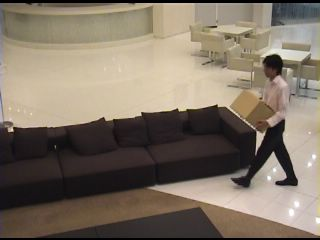
#> input picture sample/in000113.jpg, 320 x 240 px, found by its file name
$ python 2.0.py   (older library calls are emulated)
#> lines starting #> are read from the running program, lines starting #| are printed output that depends on the picture; after the words box and inside, x2 and y2 are one past the last pixel; in counts of white or black regions, pixels touching at a corner belong together
import cv2 as cv
import numpy as np
import imutils
import os
from PIL import Image
from PIL import ImageChops
from matplotlib import pyplot as plt

# 多次测试
image1 = cv.imread('./sample/in000113.jpg')
#> image1 is the input picture: shape (240, 320, 3); mean B, G, R 100.7, 115, 126.9
image1 = cv.resize(image1, (320, 320))
#> image1: shape (320, 320, 3)
# image1 = cv.cvtColor(image1, cv.COLOR_BGR2GRAY)
image2 = cv.imread('./sample/in000113_A.jpg')
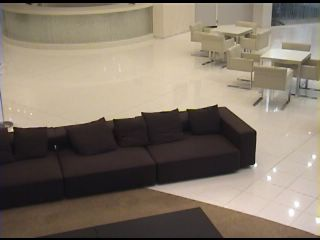
#> input picture sample/in000113_A.jpg, 320 x 240 px, found by its file name
#> image2 is the input picture: shape (240, 320, 3); mean B, G, R 105.4, 119.7, 131.5
image2 = cv.resize(image2, (320, 320))
#> image2: shape (320, 320, 3)

# image2 = cv.cvtColor(image2, cv.COLOR_BGR2GRAY)
[height, width, channels] = image1.shape
#> height = 320; width = 320; channels = 3
print(height, width)
#| 320 320
# image2 = cv.resize(image2, (457, 395))
image3 = cv.subtract(image2, image1)
# image3 = image3 - np.mean(image3)
image3[image3 < 0] = 0
# image3 = cv.cvtColor(image3, cv.COLOR_BGR2GRAY)
# cv.imshow("1", image3)
image3 = cv.cvtColor(image3, cv.COLOR_BGR2GRAY)
#> image3: shape (320, 320)
# cv.imshow("1.1", image3)


def colorDiff(img1, img2):
    b1, g1, r1 = cv.split(img1)
    b2, g2, r2 = cv.split(img2)

    diff1 = cv.absdiff(b1, b2)
    diff2 = cv.absdiff(g1, g2)
    diff3 = cv.absdiff(r1, r2)
    # 为凸显红蓝色差，计算第四个色差
    diff4 = cv.absdiff(b1 - r1, b2 - r2)
    # 各个色差加权求和
    res = diff1 * 0.33 + diff2 * 0.33 + diff3 * 0.33
    mean = np.mean(res)
    res_n = res - mean
    res_n[res_n < 0] = 0

    return res_n


# diff = colorDiff(image1, image2).astype(np.uint8)
# cv.imshow("2", diff)
# # diff = image3


def deEdge(img, xthresh=1.0, ythresh=1.0):
    """
    Remove/Blur edge
    :param img:
    :param xthresh: Can be adjusted
    :param ythresh: Can be adjusted
    :return:
    """
    import numpy as np
    import cv2 as cv

    edge1 = cv.Sobel(img, cv.CV_16S, 0, 1)
    edge1 = cv.convertScaleAbs(edge1)

    edge2 = cv.Sobel(img, cv.CV_16S, 1, 0)
    edge2 = cv.convertScaleAbs(edge2)

    deedgedImg = img.astype(np.float32) - edge1.astype(np.float)*xthresh - edge2.astype(np.float)*ythresh
    deedgedImg[deedgedImg < 0] = 0
    deedgedImg = deedgedImg.astype(np.uint8)

    return deedgedImg


# Remove little block
image1_thresh = deEdge(image1, xthresh=0.2, ythresh=0.2)
#> in deEdge, `edge2 = cv.Sobel(img, cv.CV_16S, 1, 0)`:
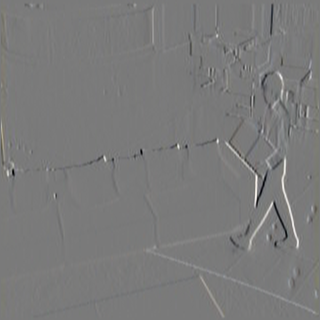
#> edge2: shape (320, 320, 3) int16; mean B, G, R 1.1, 1.9, 1.9; drawn with min black and max white
#> in deEdge, `deedgedImg[deedgedImg < 0] = 0`: deedgedImg: shape (320, 320, 3) float64; mean B, G, R 93.2, 107.6, 119.1
cv.imshow("Image 1 deEdge", image1_thresh)
image1_thresh = image1


kernel = cv.getStructuringElement(cv.MORPH_RECT, (3, 3))
image1_thresh = cv.morphologyEx(image1_thresh, cv.MORPH_OPEN, kernel, iterations=1)

cv.imshow("Image 1 morphology", image1_thresh)

size = int(height*0.014) + (int(height*0.014) - 1) % 2
#> size = 5
print("SIZE :", size)
#| SIZE : 5
image1_thresh = cv.GaussianBlur(image1_thresh, (size, size), 0)
cv.imshow("Image 1 gaussianBlur", image1_thresh)

image2_thresh = deEdge(image2, xthresh=0.2, ythresh=0.2)
#> call 2 of deEdge, with xthresh = 0.2, ythresh = 0.2
#> in deEdge (call 2), `deedgedImg[deedgedImg < 0] = 0`:
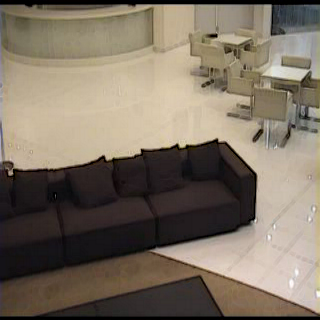
#> deedgedImg: shape (320, 320, 3) float64; mean B, G, R 98.6, 113.1, 124.5
cv.imshow("Image 2 deEdge", image2_thresh)
image2_thresh = image2

image2_thresh = cv.morphologyEx(image2_thresh, cv.MORPH_OPEN, kernel, iterations=1)

cv.imshow("Image 2 morphology", image2_thresh)

image2_thresh = cv.GaussianBlur(image2_thresh, (size, size), 0)
cv.imshow("Image 2 gaussianBlur", image2_thresh)


diff = colorDiff(image1_thresh, image2_thresh)
#> in colorDiff, `b2, g2, r2 = cv.split(img2)`:
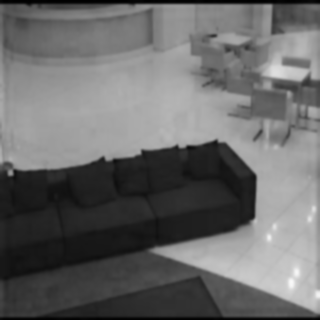
#> b2: shape (320, 320); min 0, max 248, mean 104.6
#> in colorDiff, `b2, g2, r2 = cv.split(img2)`:
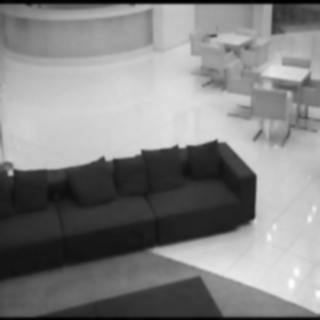
#> r2: shape (320, 320); min 0, max 253, mean 130.8
#> in colorDiff, `mean = np.mean(res)`: mean = 7.54
cv.imshow("Image difference", diff)
# diff2 = cv.subtract(image1_thresh, image2_thresh)
# cv.imshow("DIFFERENCE", diff2)
# diff.astype(np.uint8)
diff = diff.astype(np.uint8)
cv.imshow("Uint8", diff)
# diff = cv.GaussianBlur(diff, (size, size), 0)
# cv.imshow("Diff gaussianBlur", diff)
# value, thresh = cv.threshold(diff, 30, 255, cv.THRESH_TRIANGLE | cv.THRESH_TOZERO_INV)
thresh = cv.adaptiveThreshold(diff, 255, cv.ADAPTIVE_THRESH_MEAN_C, cv.THRESH_BINARY_INV, 3, 2.5)  # C can be adaptive
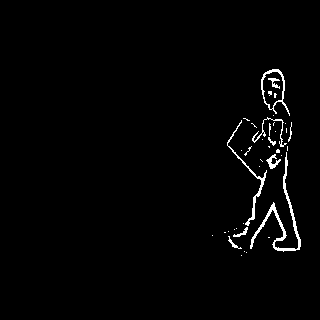
#> thresh: shape (320, 320); 1.7% white in thin lines or dots, all inside (x1, y1, x2, y2) = (212, 69, 301, 256)
cv.imshow("Threshold", thresh)
# print(value)


cnts = cv.findContours(thresh, cv.RETR_EXTERNAL, cv.CHAIN_APPROX_SIMPLE)
#> cnts = 36 contours, 29 with area under 20; largest, box (x1, y1, x2, y2) and area: (261, 69, 290, 116) 715, (250, 152, 301, 252) 404, (227, 120, 267, 226) 172, (266, 154, 281, 169) 62, (252, 117, 287, 147) 48, (233, 227, 248, 237) 30, (228, 236, 242, 249) 23
cnts = cnts[1] if imutils.is_cv3() else cnts[0]
print(len(cnts))
#| 36

blank = np.zeros([int(height), int(width), 3], np.uint8)
edgeThresh = 0.03
# i = 0
# adaptive by cnts
for c in cnts:
    x, y, w, h = cv.boundingRect(c)
    # print(x, y, w, h)
    # if w > 0.005 * width and h > 0.005 * height:
    x1 = x
    y1 = y
    x2 = x + w
    y2 = y + h
    cv.rectangle(blank, (x1, y1), (x2, y2), (0, 0, 255), thickness=0)  # -1 - 3
#> this loop made 36 passes
#> (x, y, w, h, x1, y1, x2, y2) on passes 1, 2, 3, 5, 6, 8, 9, 10, 11, 12, 13, 15: (241, 255, 1, 1, 241, 255, 242, 256), (246, 252, 1, 1, 246, 252, 247, 253), (244, 251, 1, 1, 244, 251, 245, 252), (228, 236, 14, 13, 228, 236, 242, 249), (212, 235, 1, 1, 212, 235, 213, 236), (228, 231, 1, 1, 228, 231, 229, 232), (234, 229, 1, 1, 234, 229, 235, 230), (236, 228, 1, 1, 236, 228, 237, 229), (233, 227, 15, 10, 233, 227, 248, 237), (243, 223, 1, 1, 243, 223, 244, 224), (259, 166, 1, 1, 259, 166, 260, 167), (281, 155, 1, 1, 281, 155, 282, 156)
#> (c, x, y, w, h, x1, y1, x2) on passes 4, 7, 14, 20, 21, 26: ([[268, 237], [269, 237]], 268, 237, 2, 1, 268, 237, 270), ([[224, 232], [225, 232]], 224, 232, 2, 1, 224, 232, 226), ([[260, 159], [262, 161]], 260, 159, 3, 3, 260, 159, 263), ([[287, 146], [287, 150]], 287, 146, 1, 5, 287, 146, 288), ([[268, 146], [269, 147], [269, 146]], 268, 146, 2, 2, 268, 146, 270), ([[286, 128], [286, 132]], 286, 128, 1, 5, 286, 128, 287)

cv.imshow("Blank", blank)


blank2 = cv.cvtColor(blank, cv.COLOR_BGR2GRAY)
#> blank2: shape (320, 320); values 0 (black) and 76 (white), 1.3% white in thin lines or dots, all inside (x1, y1, x2, y2) = (212, 69, 302, 257)
blank = np.zeros([int(height), int(width), 3], np.uint8)
cnts = cv.findContours(blank2, cv.RETR_EXTERNAL, cv.CHAIN_APPROX_SIMPLE)
#> cnts = 6 contours, 5 with area under 20; largest, box (x1, y1, x2, y2) and area: (227, 69, 302, 253) 10681
cnts = cnts[1] if imutils.is_cv3() else cnts[0]
# i = 0
for c in cnts:
    x, y, w, h = cv.boundingRect(c)
    # print(x, y, w, h)
    if w > edgeThresh * width and h > edgeThresh * height:
        x1 = x
        y1 = y
        x2 = x + w
        y2 = y + h
        cv.rectangle(blank, (x1, y1), (x2, y2), (0, 0, 255), 0)
#> this loop made 6 passes
#> (x, y, w, h, x1, y1, x2, y2) on pass 6: (227, 69, 75, 184, 227, 69, 302, 253)
#> (c, x, y, w, h) on passes 1, 3, 4, 5: ([[241, 255], [241, 256], [242, 256], [242, 255]], 241, 255, 2, 2), ([[212, 235], [212, 236], [213, 236], [213, 235]], 212, 235, 2, 2), ([[224, 232], [224, 233], [226, 233], [226, 232]], 224, 232, 3, 2), ([[228, 231], [228, 232], [229, 232], [229, 231]], 228, 231, 2, 2)

cv.imshow("Blank2", blank)
print(blank.shape)
#| (320, 320, 3)

blank2 = cv.cvtColor(blank, cv.COLOR_BGR2GRAY)
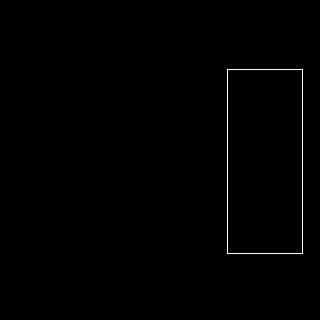
#> blank2: shape (320, 320); values 0 (black) and 76 (white), 0.51% white in thin lines or dots, all inside (x1, y1, x2, y2) = (227, 69, 303, 254)
cnts = cv.findContours(blank2, cv.RETR_EXTERNAL, cv.CHAIN_APPROX_SIMPLE)
#> cnts = 1 contour; box (x1, y1, x2, y2) and area: (227, 69, 303, 254) 13800
cnts = cnts[1] if imutils.is_cv3() else cnts[0]
#> cnts = [[[227, 69], [227, 253], [302, 253], [302, 69]]]
print("len of cnts: ", len(cnts))
#| len of cnts:  1
for c in cnts:
    x, y, w, h = cv.boundingRect(c)
    if w > 0.06 * width and h > 0.06 * height:
        print("True ", x, y, x + w, y + h)
        cv.rectangle(image1, (x, y), (x + w, y + h), (0, 0, 255), 2)
#> this loop made 1 pass
#> (c, x, y, w, h) on pass 1: ([[227, 69], [227, 253], [302, 253], [302, 69]], 227, 69, 76, 185)
#| True  227 69 303 254

cv.imshow("Final", image1)
# print("I:{}".format(i))

cv.waitKeyEx(0)
